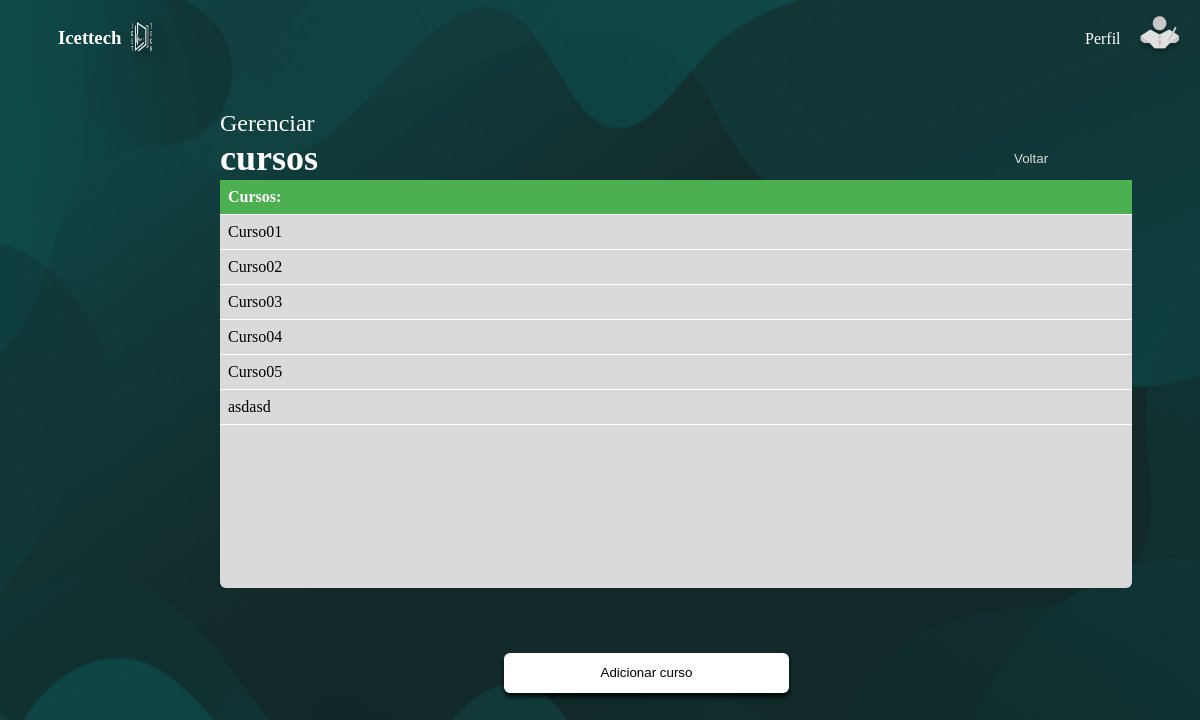
The app's page /gerenciamento/curso/ with its own data.
### Curso/models.py (models this page shows, shortened)
class Curso(models.Model):
    id_curso = models.AutoField(primary_key=True)
    codigo = models.CharField(max_length=6)
    nome = models.CharField(max_length=30)

### Administrador/views.py (the view)
# urls.py: path('gerenciamento/curso/', gerennciamento.gerenciamentocurso, name='gerenciamentocurso'),
    def gerenciamentocurso(request):
        cursos = Curso.objects.all()
        return render(request,'G_curso.html',{'cursos': cursos})

### Administrador/templates/G_curso.html (shortened to what this page needs)
{% load static %}
<!DOCTYPE html>
<html lang="en">
  <head>
    <link rel="stylesheet" href="{% static 'css/gerenciarcurs.css' %}" />
  </head>
  <body>
    <header class="header-conteiner">
      <div class="header-left">
        <h3 class="nomeLogo">Icettech</h3>
        <img
          class="logotipo2"
          src="{% static 'imagens/LogoicettechPB.png' %}"
          alt=""
        />
      </div>
    </header>
    <nav class="navegação">
      <div class="links">
        <p>Perfil</p>
        <a href="{% url 'perfil' %}"
          ><img src="{% static 'imagens/Iconesprofessor2.png' %}" alt=""
        /></a>
      </div>
    </nav>
    <section>
      <div class="title">
        <p>Gerenciar</p>
        <h1>cursos</h1>
      </div>
      <div class="conteiner">
        <div class= "table-wrapper">
          <table>
            <tbody id="tbody">
              <tr>
                <th>Cursos:</th>
              </tr>
              {% for curso in cursos%}
              <tr>
                <td>{{ curso.nome }}</td>
              </tr>
              {% empty %}
              <tr>
                  <td colspan="3">Nenhum curso encontrado.</td>
              </tr>
                {% endfor %}
            </tbody>
          </table>
        </div>
      </div>
      <div>
        <button class="button_back" onclick="voltar()">Voltar</button>
      </div>
    </section>
    <div class="button-Ad">
      <a href="{% url 'cadastrarcurso' %}"><button>Adicionar curso</button></a>
    </div>
  </body>
</html>

### static/css/gerenciarcurs.css (style rules this page uses)
body { background-image: url(../imagens/Background2.png); background-repeat: no-repeat; background-size: 100vw 100%; height: 100vh; overflow-y: hidden; font-style: normal; }
.logotipo2 { position: absolute; width: 24px; height: 34px; left: 130px; top: 20px; filter: drop-shadow(6px 8px 4px rgba(0, 0, 0, 0.25)); border-radius: 1px; }
.header-left { display: flex; align-items: center; }
.navegação { display: flex; position: absolute; left: 90%; top: 1px; }
.links p, .links a { display: inline-block; vertical-align: middle; margin: 0; color: white; }
.links { margin: 5px; color: white; cursor: pointer; }
.nomeLogo { margin-left: 50px; color: white; }
.title { position: absolute; font-size: 24px; margin-bottom: 20px; color: white; left: 160px; top: 110px; }
.title p, .title h1 { margin: 0; }
.title { position: absolute; font-size: 24px; margin-bottom: 20px; color: white; left: 220px; top: 110px; }
.conteiner { position: absolute; top: 180px; left: 220px; box-sizing: border-box; width: 76%; height: 50%; background-color: #dadada; border: 1px; border-radius: 6px; }
.button_back { position: absolute; left: 84%; top: 150px; background-color: transparent; border: none; color: #dadada; cursor: pointer; }
.button-Ad { position: absolute; top: 80%; left: 42%; }
.button-Ad button { background: white; box-shadow: 0px 4px 4px rgba(0, 0, 0, 0.76); border-radius: 6px; border: none; width: 285px; height: 40px; }
table { width: 100%; border-collapse: collapse; }
th, td { padding: 8px; text-align: left; border-bottom: 1px solid white; }
th { background-color: #4caf50; color: white; }
.table-wrapper { max-height: 100%; overflow-y: auto; }
.table-wrapper table { width: 100%; }

### records on screen
Curso: nome "Curso01"
Curso: nome "Curso02"
Curso: nome "Curso03"
Curso: nome "Curso04"
Curso: nome "Curso05"
Curso: nome "asdasd"
